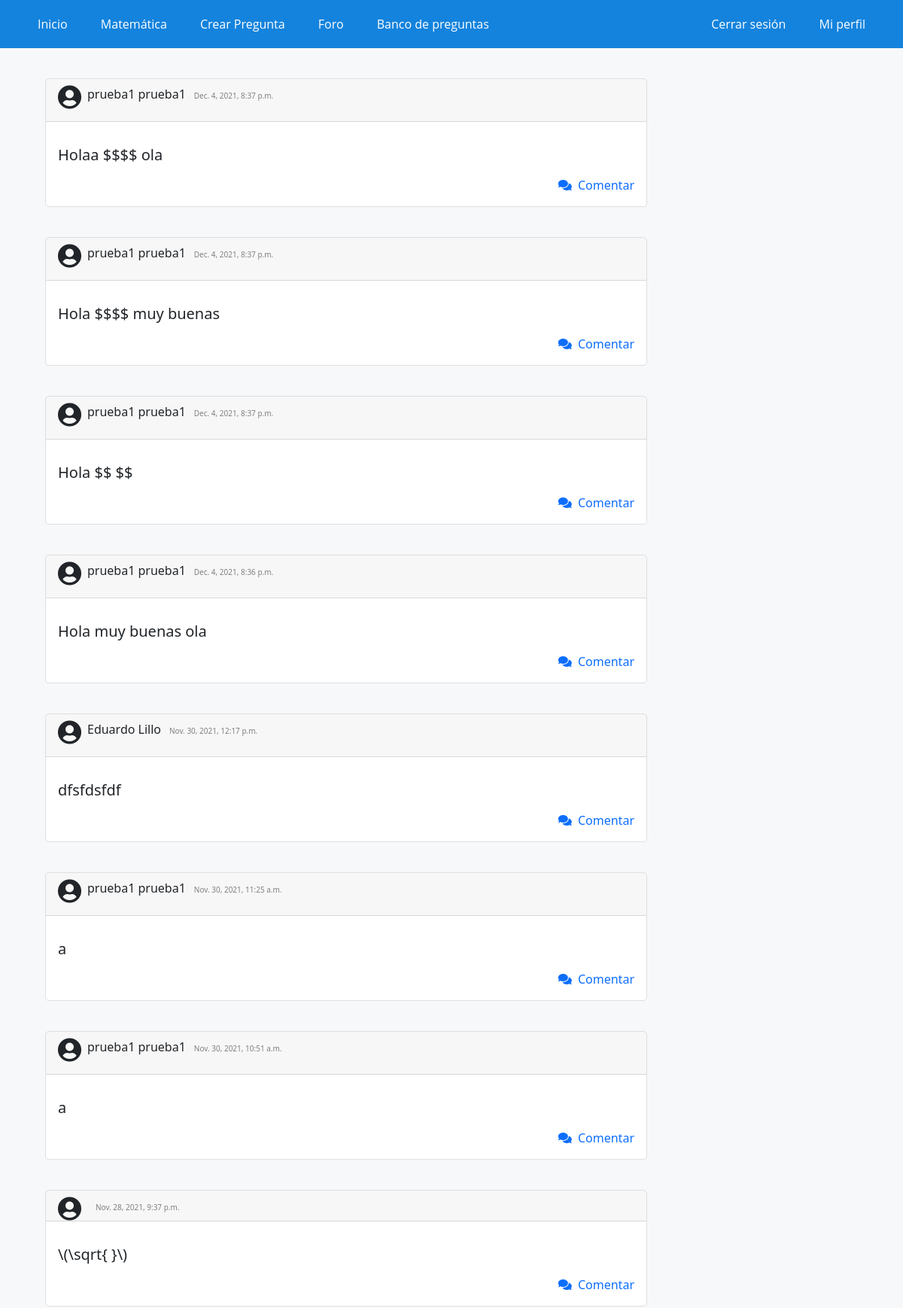
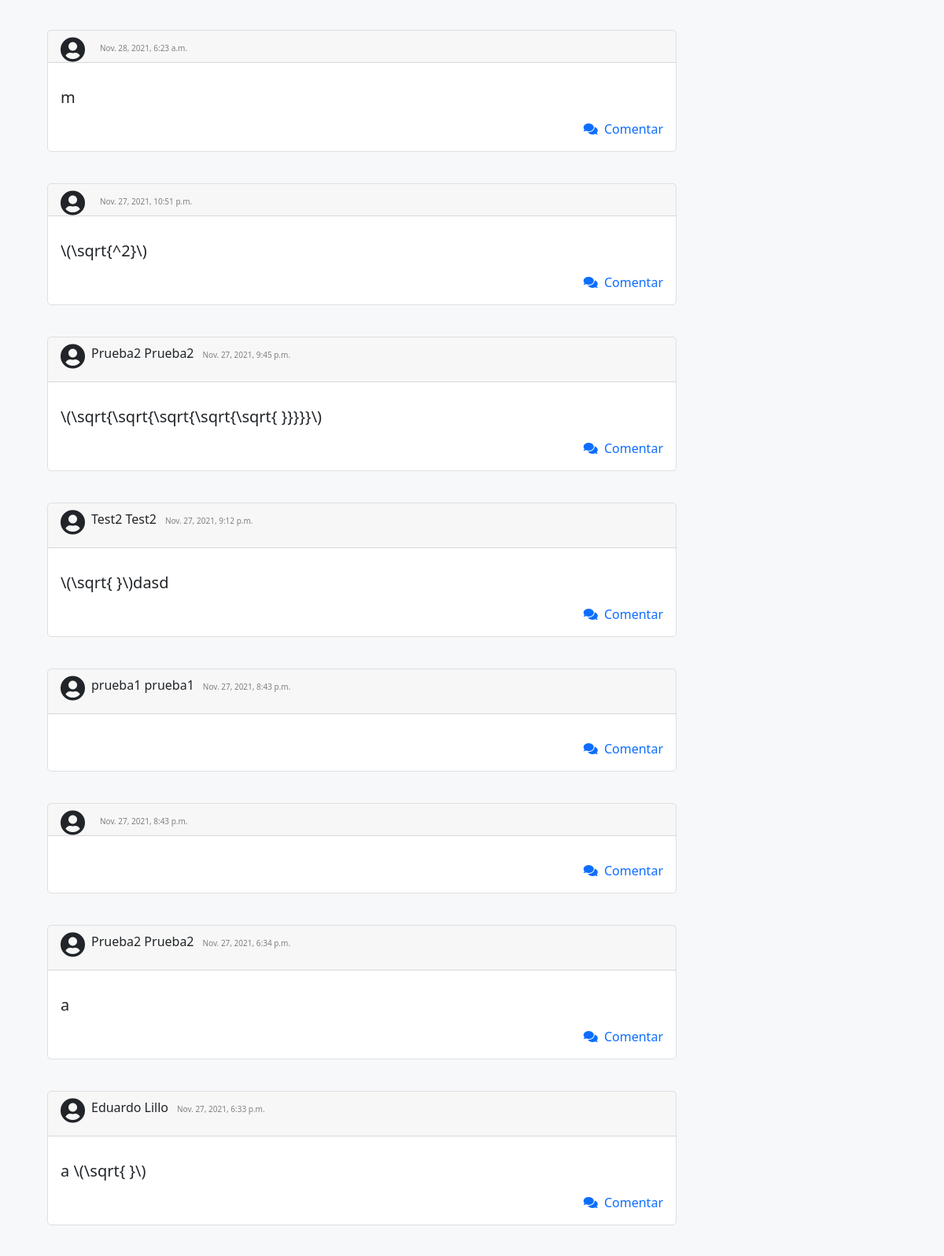
The page /foro/ (signed in, upper part) on the database its author committed (2 pictures, top to bottom).
### WebApp/models.py (models this page shows, shortened)
class PostForo(models.Model):
    usuario = models.ForeignKey(settings.AUTH_USER_MODEL, on_delete=models.CASCADE)
    sigla = models.CharField(max_length=7, choices=siglas)
    texto = models.TextField()
    slug = models.SlugField(unique=True, blank=True)
    tiempo = models.DateTimeField(auto_now_add=True)
    class Meta:
        ordering = ['-tiempo']

### WebApp/views.py (the view)
# urls.py: path('foro/', foro, name="foro1"),
def foro(request):
    post = PostForo.objects.all()
    contexto = {
        'post': post
    }
    return render(request, 'app/foro.html', contexto)

### WebApp/templates/app/foro.html (shortened to what this page needs)
{% extends 'app/base.html' %}
{% load static %}
{% block contenido %}
<div class="elContenedor">
    <p>
        {% for post in post %}
        <div class="preguntas mb-3" style="max-width: 800px;">
            <div class="card-header"><i style="float: left; " class="svg-inline--fa fas fa-user-circle fa-2x">&nbsp;</i>
                <p style="display: inline-block; ">{{post.usuario.first_name}}{{" "}}{{post.usuario.last_name}}</p> &nbsp;<h7 style="color: gray; font-size: 10px;">
                    {{post.tiempo}}</h7>
            </div>
            <div class="card-body">
                <p class="card-text">
                    <h5>{{post.texto}}</h5>
                </p>
                <div>
                    <a style="text-decoration: none;" href="{% url 'foro2' post.pk %}">
                        <div style="text-align: right;"><i class="fas fa-comments "></i>&nbsp;&nbsp;Comentar</div>
                    </a>
                </div>
            </div>
        </div>
        {% endfor %}
    </p>
</div>
{% endblock %}

### WebApp/static/app/css/styles.css (style rules this page uses)
* { margin: 0; padding: 0; -webkit-box-sizing: border-box; -moz-box-sizing: border-box; box-sizing: border-box; }
body { background: rgb(247,248,250); }
.elContenedor { width: 90%; padding-top: 0px; margin:auto; }
.preguntas { background-color: rgb(255,255,255); border-radius: 5px ; margin-bottom: 40px; margin-top: 40px; border: 1px solid rgb(222,223,225); }

### rows shown on the page
PostForo: usuario.first_name "prueba1", usuario.last_name "prueba1", tiempo "Dec. 4, 2021, 8:37 p.m.", texto "Holaa $$$$ ola"
PostForo: usuario.first_name "prueba1", usuario.last_name "prueba1", tiempo "Dec. 4, 2021, 8:37 p.m.", texto "Hola $$$$ muy buenas"
PostForo: usuario.first_name "prueba1", usuario.last_name "prueba1", tiempo "Dec. 4, 2021, 8:37 p.m.", texto "Hola $$ $$"
PostForo: usuario.first_name "prueba1", usuario.last_name "prueba1", tiempo "Dec. 4, 2021, 8:36 p.m.", texto "Hola muy buenas ola"
PostForo: usuario.first_name "Eduardo", usuario.last_name "Lillo", tiempo "Nov. 30, 2021, 12:17 p.m.", texto "dfsfdsfdf"
PostForo: usuario.first_name "prueba1", usuario.last_name "prueba1", tiempo "Nov. 30, 2021, 11:25 a.m.", texto "a"
PostForo: usuario.first_name "prueba1", usuario.last_name "prueba1", tiempo "Nov. 30, 2021, 10:51 a.m.", texto "a"
PostForo: tiempo "Nov. 28, 2021, 9:37 p.m.", texto "\\(\\sqrt{ }\\)"
PostForo: tiempo "Nov. 28, 2021, 6:23 a.m.", texto "m"
PostForo: tiempo "Nov. 27, 2021, 10:51 p.m.", texto "\\(\\sqrt{^2}\\)"
PostForo: usuario.first_name "Prueba2", usuario.last_name "Prueba2", tiempo "Nov. 27, 2021, 9:45 p.m.", texto "\\(\\sqrt{\\sqrt{\\sqrt{\\sqrt{\\sqrt{ }}}}}\\)"
PostForo: usuario.first_name "Test2", usuario.last_name "Test2", tiempo "Nov. 27, 2021, 9:12 p.m.", texto "\\(\\sqrt{ }\\)dasd"
PostForo: usuario.first_name "prueba1", usuario.last_name "prueba1", tiempo "Nov. 27, 2021, 8:43 p.m."
PostForo: tiempo "Nov. 27, 2021, 8:43 p.m."
PostForo: usuario.first_name "Prueba2", usuario.last_name "Prueba2", tiempo "Nov. 27, 2021, 6:34 p.m.", texto "a"
PostForo: usuario.first_name "Eduardo", usuario.last_name "Lillo", tiempo "Nov. 27, 2021, 6:33 p.m.", texto "a \\(\\sqrt{ }\\)"
